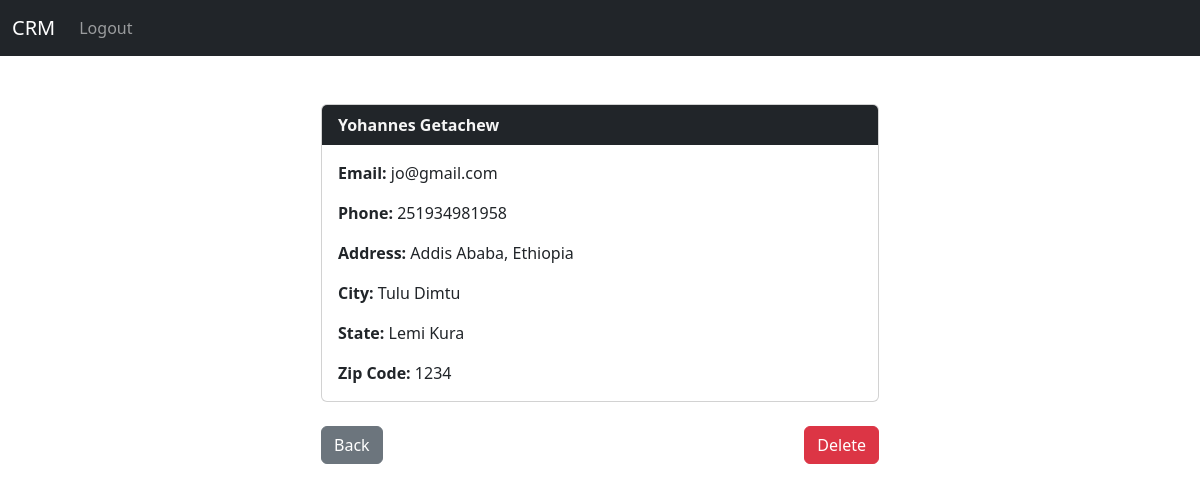
The page /record/1 (signed in) on the database its author committed.
### crmApp/models.py (models this page shows, shortened)
class Record(models.Model):
    created_at = models.DateTimeField(auto_now_add=True)
    first_name = models.CharField(max_length=50)
    last_name = models.CharField(max_length=50)
    email = models.CharField(max_length=70)
    phone = models.CharField(max_length=15)
    address = models.CharField(max_length=40)
    city = models.CharField(max_length=50)
    state = models.CharField(max_length=30)
    zipcode = models.CharField(max_length=20)

### crmApp/views.py (the view)
# urls.py: path('record/<int:id>', views.customer_record, name='record'),
def customer_record(request, id):
    customer = Record.objects.get(id=id)
    if request.user.is_authenticated:
        return render(request, 'record.html', {'customer': customer})
    else:
        messages.error(request, "You must be logged in to view this page ...")
        return redirect('home')

### crmApp/templates/record.html
{% extends 'base.html' %}
{% block content%}
<br/>
<div class="col-md-6 offset-md-3">
    <div class="card">
        <div class="card-header border-0" style="background-color: rgb(33, 37, 41); color: whitesmoke;">
          <strong>{{ customer.first_name }} {{customer.last_name}}</strong>
        </div>
        <div class="card-body">
          <p class="card-text stripped"><strong>Email:</strong> {{customer.email}}</p>
          <p class="card-text"><strong>Phone:</strong> {{customer.phone}}</p>
          <p class="card-text"><strong>Address:</strong> {{customer.address}}</p>
          <p class="card-text"><strong>City:</strong> {{customer.city}}</p>
          <p class="card-text"><strong>State:</strong> {{customer.state}}</p>
          <p class="card-text"><strong>Zip Code:</strong> {{customer.zipcode}}</p>
        </div>
      </div>
      <br/>
      <div class="d-flex justify-content-between">
        <a href="{% url 'home' %}" class="btn btn-secondary">Back</a>
        <a href="{% url 'home' %}" class="btn btn-danger">Delete</a>
      </div>
</div>
{% endblock %}

### rows shown on the page
Record: first_name "Yohannes", last_name "Getachew", email "jo@gmail.com", phone "251934981958", address "Addis Ababa, Ethiopia", city "Tulu Dimtu", state "Lemi Kura", zipcode "1234"
